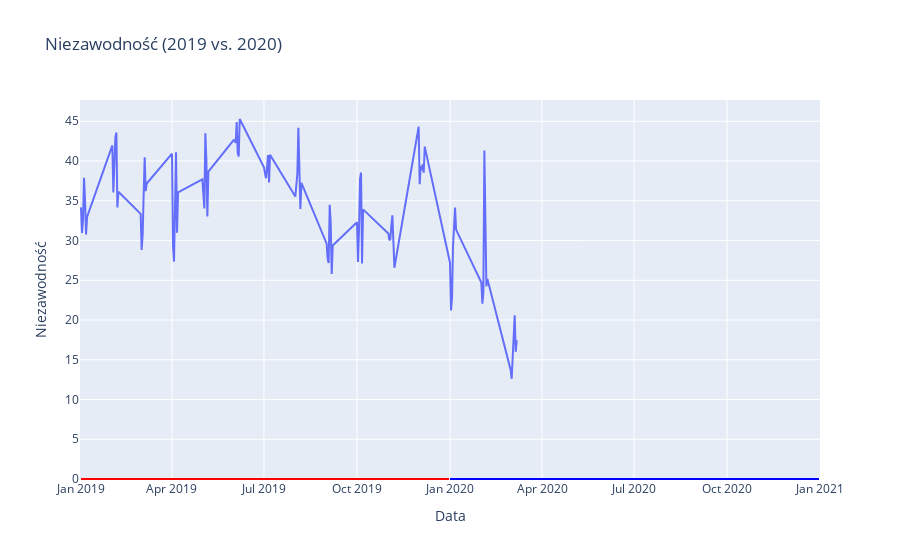

Notebook code cell kept with this figure:
### Markdown cell above
Tutaj stwórz wykres liniowy na podstawie pobranych danych. Wynik zapisz do zmiennej `day_by_day_reliability_fig`.

### Code cell
# Konwertujemy kolumnę 'date' na typ daty
day_by_day_reliability_df['date'] = pd.to_datetime(day_by_day_reliability_df['date'])

# Tworzymy wykres liniowy
fig_day_by_day = px.line(day_by_day_reliability_df, x='date', y='reliability', title="Niezawodność (2019 vs. 2020)")

# Dostosowujemy wykres
fig_day_by_day.update_layout(
    xaxis_title="Data",
    yaxis_title="Niezawodność",
    legend_title="Rok",
    showlegend=True,
    template="plotly",
    hovermode="x unified"
)

# Dodajemy oznaczenie roku 2019 i 2020
fig_day_by_day.add_shape(
    type="line",
    x0="2019-01-01",
    x1="2019-12-31",
    y0=0,
    y1=0,
    line=dict(color="red", width=2),
    name="2019"
)

fig_day_by_day.add_shape(
    type="line",
    x0="2020-01-01",
    x1="2020-12-31",
    y0=0,
    y1=0,
    line=dict(color="blue", width=2),
    name="2020"
)

# Zapisujemy wykres do zmiennej day_by_day_reliability_fig
day_by_day_reliability_fig = fig_day_by_day

day_by_day_reliability_fig.show()
